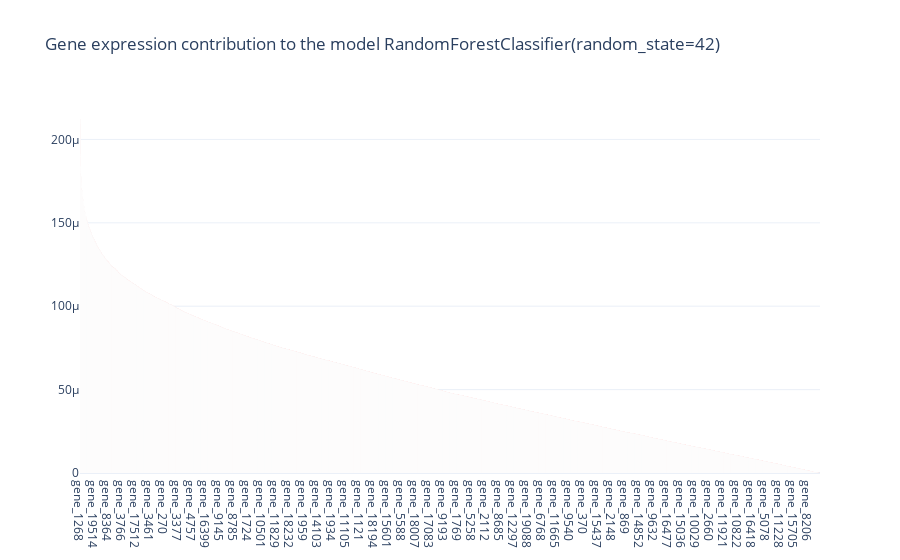

The notebook cell this image was saved under:
### Code cell
# Find contribution of each feature to the model
rf_pca_weights_df = get_pca_features_weights(pca_model=rf_pca_model,
                                            classifier_model=rf_trained_model,
                                            feature_names=rf_X_test_pca.columns)
if rf_pca_weights_df is not None:
    # plot_feature_importance_comparison(pca_model, rd_model, pca_weights_df, X_pca_dataframe)
    plot_feature_importance_comparison_plotly(rf_pca_model, rf_model, rf_pca_weights_df, rf_X_test_pca)
else :
    print(f'PCA Weights for {rf_trained_model} could not be calculated')

### Figure 1 — Plotly figure (JSON) as saved in the notebook; plotly's stock layout.template omitted (floating-point values rounded to 4 significant figures; data arrays with more than 128 entries replaced by an {"elided": "..."} marker saying what was removed)
{"data": [{"marker": {"color": "indianred"}, "type": "bar", "x": {"elided": "18604 str values"}, "y": {"elided": "18604 float values"}}], "layout": {"title": {"text": "Gene expression contribution to the model\nRandomForestClassifier(random_state=42)"}}}
